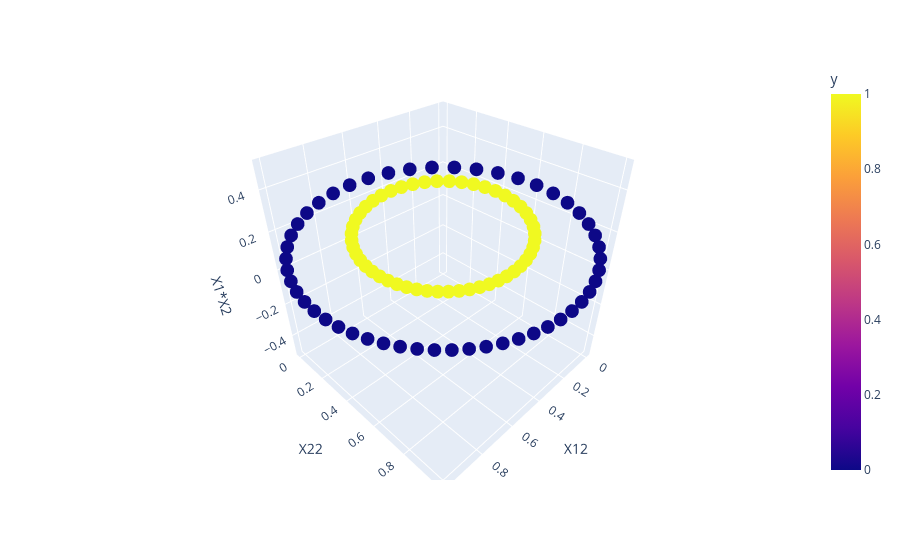

The cell this chart's notebook holds for it:
### Code cell
import plotly.express as px

fig = px.scatter_3d(df, x="X12", y="X22", z="X1*X2", color="y")
fig.show()

### Figure 1 — Plotly figure (JSON) as saved in the notebook; plotly's stock layout.template omitted (floating-point values rounded to 4 significant figures; data arrays with more than 128 entries replaced by an {"elided": "..."} marker saying what was removed)
{"data": [{"hovertemplate": "X12=%{x}<br>X22=%{y}<br>X1*X2=%{z}<br>y=%{marker.color}<extra></extra>", "legendgroup": "", "marker": {"color": {"elided": "200 int values"}, "coloraxis": "coloraxis", "symbol": "circle"}, "mode": "markers", "name": "", "scene": "scene", "showlegend": false, "type": "scatter3d", "x": {"elided": "200 float values"}, "y": {"elided": "200 float values"}, "z": {"elided": "200 float values"}}], "layout": {"coloraxis": {"colorbar": {"title": {"text": "y"}}, "colorscale": [[0, "#0d0887"], [0.1111, "#46039f"], [0.2222, "#7201a8"], [0.3333, "#9c179e"], [0.4444, "#bd3786"], [0.5556, "#d8576b"], [0.6667, "#ed7953"], [0.7778, "#fb9f3a"], [0.8889, "#fdca26"], [1, "#f0f921"]]}, "legend": {"tracegroupgap": 0}, "margin": {"t": 60}, "scene": {"domain": {"x": [0, 1], "y": [0, 1]}, "xaxis": {"title": {"text": "X12"}}, "yaxis": {"title": {"text": "X22"}}, "zaxis": {"title": {"text": "X1*X2"}}}}}
